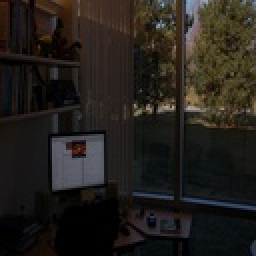
%> input picture DIP/Assignment #1/office.jpg, 128 x 128 px, shrunk from 256 x 256 before the run (shown 2 times larger)
$ octave q2.m   (GNU Octave 9; MATLAB toolbox functions it lacks are replaced by stand-ins)
%> lines starting %> are read from the running program, lines starting %| are printed output that depends on the picture
%> further down, im is the input picture: size 128x128x3 uint8; mean R, G, B 35.5, 31.6, 27.3
### DIP/Assignment #1/help_q2.m
function [im_eq, histo, probc] = help_q2(im)

    unique_pixels=256;
    histo=zeros(unique_pixels,1);
    probc=zeros(unique_pixels,1,'double');
    im_size=size(im);
%> im_size = [128 128 3]
    this_sum=0;
    im_eq=zeros(im_size(1),im_size(2),'uint8');
    total_pixels=(im_size(1)*im_size(2));
%> total_pixels = 16384

    for i=1:im_size(1)
    for j=1:im_size(2)
        value=im(i,j)+1;
        histo(value)=histo(value)+1;
    end
    end
%> after the loop, histo = 256 values, max 729 at index 1, min 0 at index 153, mean 64

    for i=1:unique_pixels
        this_sum=this_sum+histo(i);
        probc(i)=this_sum/total_pixels;
    end
%> this loop made 256 passes
%> this_sum on passes 1 to 3: 729, 990, 1137
%> after the loop, probc = 256 values from 0.0445 to 1; this_sum = 16384

    histo=zeros(unique_pixels,1);
    out=zeros(unique_pixels,1);
    bin_size=255;

    for i=1:unique_pixels
       out(i)=round(probc(i)*bin_size);
    end
%> after the loop, out = 256 values from 11 to 255

    for i=1:im_size(1)
    for j=1:im_size(2)
        im_eq(i,j)=out(im(i,j)+1);
    end
    end
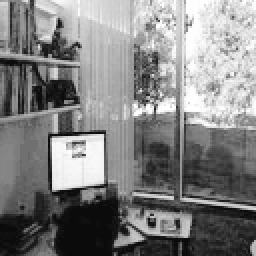
%> im_eq: size 128x128 uint8 (shown 2 times larger); min 11, max 255, mean 129.3
end

### DIP/Assignment #1/q2.m
im=imread('office.jpg');
[im_eq, hist, probc] = help_q2(im);
%> hist = 256 values from 0 to 0; probc = 256 values from 0.0445 to 1
[im_eq(:,:,1), hist, probc] = help_q2(im(:,:,1));
%> the loop in help_q2 (call 2), `for i=1:unique_pixels` made 256 passes
[im_eq(:,:,2), hist, probc] = help_q2(im(:,:,2));
%> after the loop in help_q2 (call 3), `for i=1:im_size(1)`: histo = 256 values, max 806 at index 1, min 0 at index 137, mean 64
%> the loop in help_q2 (call 3), `for i=1:unique_pixels` made 256 passes
%> this_sum on passes 1 to 3: 806, 1084, 1268
%> after the loop in help_q2 (call 3), `for i=1:unique_pixels`: probc = 256 values from 0.0492 to 1; this_sum = 16384
%> after the loop in help_q2 (call 3), `for i=1:unique_pixels`: out = 256 values from 13 to 255
%> after the loop in help_q2 (call 3), `for i=1:im_size(1)`:
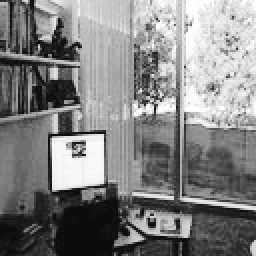
%> im_eq: size 128x128 uint8 (shown 2 times larger); min 13, max 255, mean 129.7
%> probc = 256 values from 0.0492 to 1
[im_eq(:,:,3), hist, probc] = help_q2(im(:,:,3));
%> after the loop in help_q2 (call 4), `for i=1:im_size(1)`: histo = 256 values, max 1000 at index 1, min 0 at index 140, mean 64
%> the loop in help_q2 (call 4), `for i=1:unique_pixels` made 256 passes
%> this_sum on passes 1 to 3: 1000, 1153, 1407
%> after the loop in help_q2 (call 4), `for i=1:unique_pixels`: probc = 256 values from 0.061 to 1; this_sum = 16384
%> after the loop in help_q2 (call 4), `for i=1:unique_pixels`: out = 256 values from 16 to 255
%> after the loop in help_q2 (call 4), `for i=1:im_size(1)`:
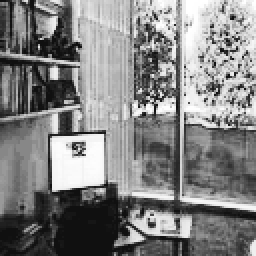
%> im_eq: size 128x128 uint8 (shown 2 times larger); min 16, max 255, mean 130.2
%> probc = 256 values from 0.061 to 1
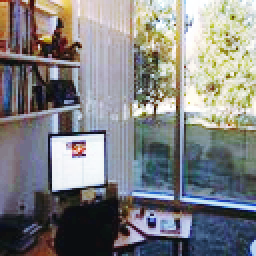
%> im_eq: size 128x128x3 uint8 (shown 2 times larger); mean R, G, B 129.3, 129.7, 130.2
imshow(im_eq);figure;
subplot(2,3,1),bar(im(:,:,1));
subplot(2,3,2),bar(im(:,:,2));
subplot(2,3,3),bar(im(:,:,3));
subplot(2,3,4),bar(im_eq(:,:,1));
subplot(2,3,5),bar(im_eq(:,:,2));
subplot(2,3,6),bar(im_eq(:,:,3));
%> after `bar(im_eq(:,:,3))`:
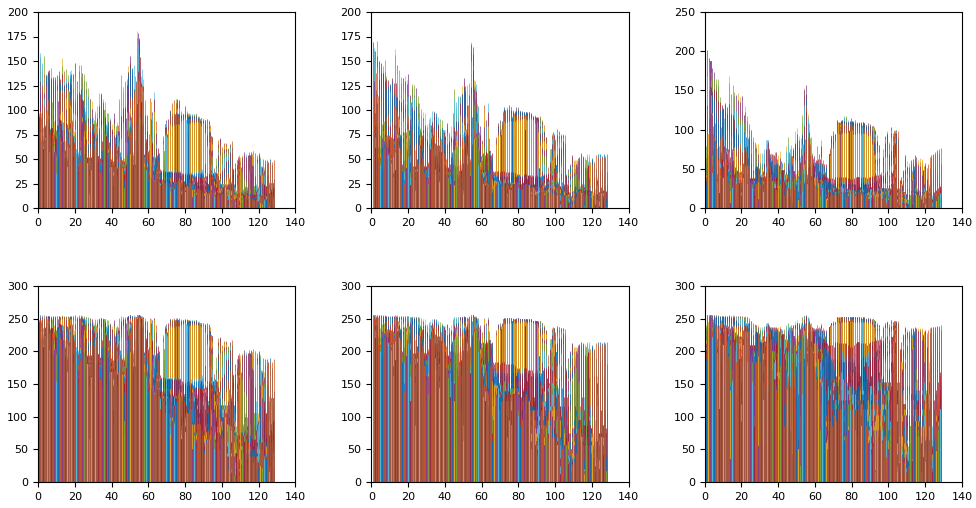
%> figure redrawn from the program's plot data, 6 panels; panel 1: tallest bar 63 high, from x = 1.64 to 1.65; panel 1: tallest bar 66 high, from x = 1.65 to 1.65; panel 1: tallest bar 64 high, from x = 1.65 to 1.66; panel 1: tallest bar 61 high, from x = 1.66 to 1.66
